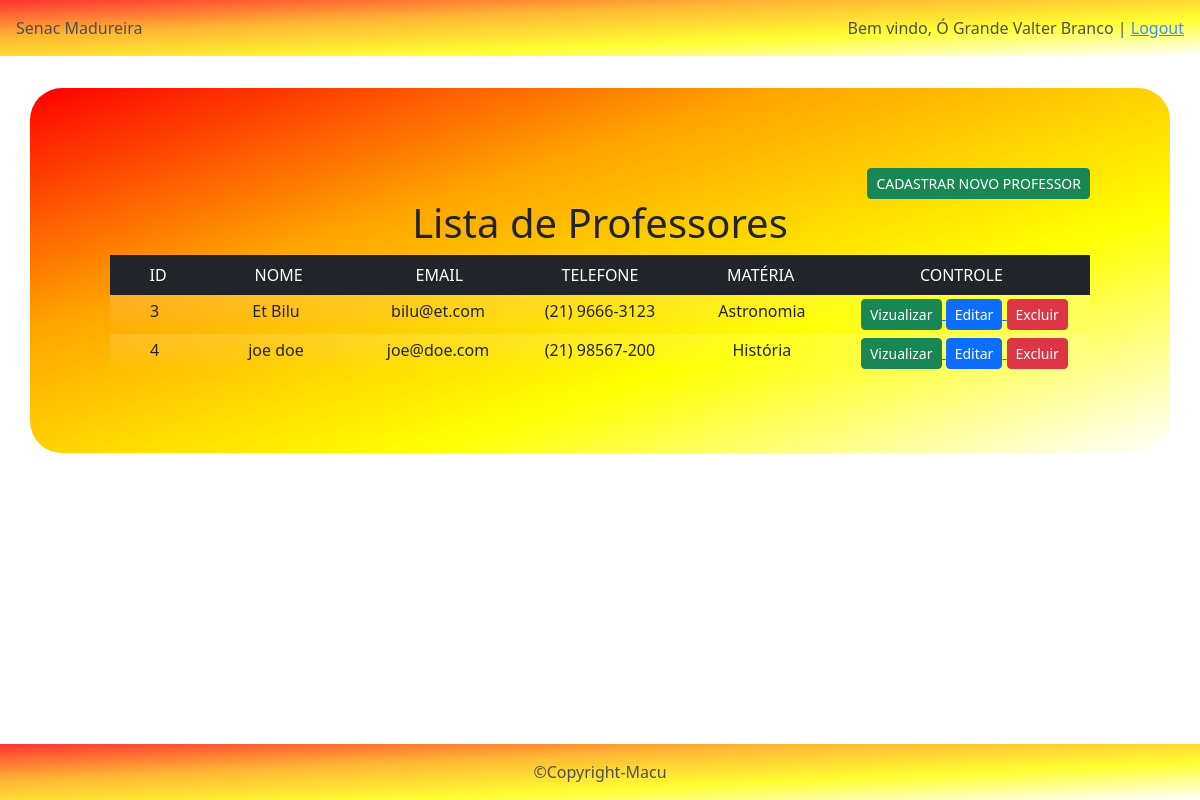
/professor/listarProf.php (signed in), run on the app's committed database.
### tables this page shows
CREATE TABLE `professor` (
  `idPro` int(11) NOT NULL,
  `nome` varchar(60) NOT NULL,
  `email` varchar(100) NOT NULL,
  `endereco` varchar(100) NOT NULL,
  `telefone` varchar(14) NOT NULL,
  `materia` varchar(80) NOT NULL
);

### professor/listarProf.php (the view, shortened to what this page needs)
<?php
include "../adm/controle.php";
include "../adm/conexao.php";
$sql = "select * from professor order by nome";
$seleciona = mysqli_query($conexao, $sql);
?>
<div class="container bg-info pag">
    <div class="text-end ">
        <a href="formProf.php">
            <button type="button" class="btn btn-success btn-sm">CADASTRAR NOVO PROFESSOR</button>
        </a>
    </div>
    <h1>Lista de Professores</h1>
    <div class="container text-center">
        <div class="p-2 row text-bg-dark">
            <div class="col-1">
                ID
            </div>
            <div class="col-2">
                NOME
            </div>
            <div class="col-2">
                EMAIL
            </div>
            <div class="col-2">
                TELEFONE
            </div>
            <div class="col-2">
                MATÉRIA
            </div>
            <div class="col-3">
                CONTROLE
            </div>
        </div>
        <?php
        while ($exibe = mysqli_fetch_array($seleciona)) {
            $idProf = $exibe['idPro'];
        ?>
            <div class="row p-1 bg-gradient bg-opacity-50">
                <div class="col-1">
                    <?php echo $exibe['idPro']; ?>
                </div>
                <div class="col-2">
                    <?php echo $exibe['nome']; ?>
                </div>
                <div class="col-2">
                    <?php echo $exibe['email']; ?>
                </div>
                <div class="col-2">
                    <?php echo $exibe['telefone']; ?>
                </div>
                <div class="col-2">
                    <?php echo $exibe['materia']; ?>
                </div>
                <div class="col-3">
                    <a href="vizualizarProf.php?idProf=<?php echo $idProf; ?>">
                        <button type="button" class="btn btn-success btn-sm">Vizualizar</button>
                    </a>
                    <a href="editarProf.php?idProf=<?php echo $idProf; ?>">
                        <button type="button" class="btn btn-primary btn-sm">Editar</button>
                    </a>
                    <a href="excluirProf.php?idProf=<?php echo $idProf; ?>">
                        <button type="button" class="btn btn-danger btn-sm" onclick="return confirm('Você tem certeza que quer excluir?')">Excluir</button>
                    </a>
                </div>
            </div>
        <?php
        }
        ?>
    </div>
</div>
<?php
include "../adm/footer.php";
?>

### css/style.css (style rules this page uses)
.pag { margin-top: 2em; padding: 5em; border-radius: 2em; text-align: center; background-image: linear-gradient(to bottom right, red,orange,yellow, white ); }
body { background-image: url(https://i.pinimg.com/originals/4e/94/7a/4e947afe00fb849dd5796dcf5f63d9e6.jpg); }

### data on the page
professor: idPro "3", nome "Et Bilu", email "bilu@et.com", telefone "(21) 9666-3123", materia "Astronomia"
professor: idPro "4", nome "joe doe", email "joe@doe.com", telefone "(21) 98567-200", materia "História"

### other printed values
$nome "Valter Branco"
